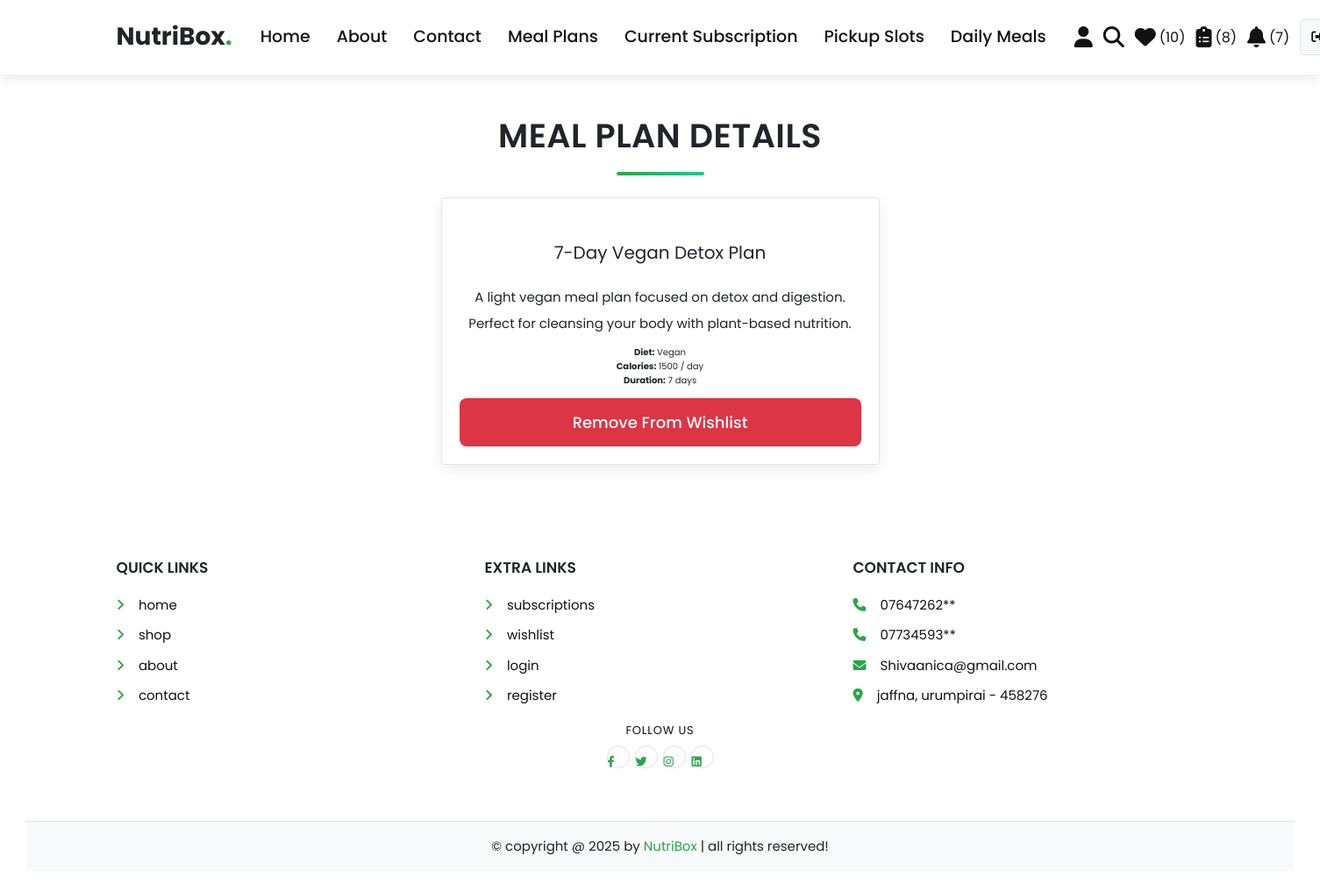
The app's page /user/view_page.php?pid=1 (signed in) with its own data.
### tables this page shows
CREATE TABLE IF NOT EXISTS meal_plans (
  id INT(100) NOT NULL AUTO_INCREMENT,
  name VARCHAR(100) NOT NULL,
  description VARCHAR(500) NOT NULL,
  price INT(100) NOT NULL,
  duration INT(10) NOT NULL COMMENT 'Duration in days',
  calories INT(10) NOT NULL,
  diet_type VARCHAR(50) NOT NULL,
  image VARCHAR(100) NOT NULL,
  PRIMARY KEY (id)
);

### user/view_page.php (the view, shortened to what this page needs)
<?php
@include "../config.php";
$user_id = $_SESSION["user_id"];
$meal_plan_id = $_GET["pid"] ?? ($_GET["id"] ?? "");
$meal_plan_id = filter_var($meal_plan_id, FILTER_SANITIZE_NUMBER_INT);
$is_in_wishlist = false;
if (!empty($meal_plan_id)) {
    $check_wishlist = $conn->prepare(
        "SELECT COUNT(*) AS total FROM `wishlist` WHERE user_id = ? AND meal_plan_id = ?",
    );
    $check_wishlist->execute([$user_id, $meal_plan_id]);
    $is_in_wishlist =
        (int) $check_wishlist->fetch(PDO::FETCH_ASSOC)["total"] > 0;
}
?>
<!DOCTYPE html>
<html lang="en">
<head>
   <link rel="stylesheet" href="https://cdnjs.cloudflare.com/ajax/libs/font-awesome/6.1.1/css/all.min.css">
   <link rel="stylesheet" href="css/user_style.css">
</head>
<body>
<?php include "user_header.php"; ?>
<section class="quick-view">
   <h1 class="title">meal plan details</h1>
   <?php
   $select_plan = $conn->prepare("SELECT * FROM `meal_plans` WHERE id = ?");
   $select_plan->execute([$meal_plan_id]);
   if ($select_plan->rowCount() > 0) {
       while ($fetch_plan = $select_plan->fetch(PDO::FETCH_ASSOC)) { ?>
   <form action="" class="box" method="POST">
      <div class="price">$<span><?= $fetch_plan["price"] ?></span></div>
      <div class="name"><?= $fetch_plan["name"] ?></div>
      <div class="details"><?= $fetch_plan["description"] ?></div>
      <p><strong>Diet:</strong> <?= $fetch_plan["diet_type"] ?></p>
      <p><strong>Calories:</strong> <?= $fetch_plan["calories"] ?> / day</p>
      <p><strong>Duration:</strong> <?= $fetch_plan["duration"] ?> days</p>
      <?php if ($is_in_wishlist) { ?>
         <input type="submit" value="remove from wishlist" class="delete-btn" name="remove_from_wishlist">
      <?php } else { ?>
         <input type="submit" value="save plan" class="option-btn" name="add_to_wishlist">
         <input type="submit" value="subscribe now" class="btn" name="subscribe">
      <?php } ?>
   </form>
   <?php }
   } else {
       echo '<p class="empty">meal plan not found!</p>';
   }
   ?>
</section>
<?php include "user_footer.php"; ?>
</body>
</html>

### user/css/user_style.css (style rules this page uses)
.quick-view .box { max-width: 50rem; padding: 2rem; text-align: center; border: var(--border); background-color: var(--white); box-shadow: var(--box-shadow); border-radius: 0.5rem; position: relative; margin: 0 auto; }
.quick-view .box .price { position: absolute; top: 1rem; left: 1rem; padding: 1rem; border-radius: 0.5rem; background-color: var(--red); font-size: 1.8rem; color: var(--white); }
.quick-view .box .price span { font-size: 2.5rem; color: var(--white); margin: 0 0.2rem; }
.quick-view .box .name { font-size: 2rem; color: var(--black); padding: 1rem 0; }
.quick-view .box .details { padding: 1rem 0; line-height: 2; font-size: 1.5rem; color: var(--light-color); }

### user/css/components.css (style rules this page uses)
:root { --primary-green: #28a745; --secondary-orange: #fd7e14; --accent-red: #dc3545; --dark-gray: #212529; --light-gray: #121212; --white: #ffffff; --off-white: #f8f9fa; --light-bg: #8aeeb5; --border: 0.15rem solid rgba(0, 0, 0, 0.1); --box-shadow: 0 0.5rem 1.5rem rgba(0, 0, 0, 0.08); --gradient: linear-gradient(135deg, var(--primary-green), #20c997); }
* { font-family: "Poppins", sans-serif; margin: 0; padding: 0; box-sizing: border-box; outline: none; border: none; text-decoration: none; color: var(--dark-gray); transition: all 0.3s ease; }
body { background-color: var(--light-bg); line-height: 1.6; background: url("../../images/BG.png") no-repeat center center fixed; background-size: cover; font-family: "Poppins", sans-serif; }
html { font-size: 62.5%; overflow-x: hidden; scroll-behavior: smooth; scroll-padding-top: 7rem; }
section { padding: 4rem 3rem; max-width: 1300px; margin: 0 auto; }
.btn, .delete-btn, .option-btn { display: inline-block; width: 100%; margin-top: 1.2rem; border-radius: 0.8rem; color: var(--white); font-size: 1.8rem; font-weight: 500; padding: 1.4rem 3.2rem; text-transform: capitalize; cursor: pointer; text-align: center; position: relative; overflow: hidden; z-index: 1; }
.delete-btn { background-color: var(--accent-red); }
.btn::before, .delete-btn::before, .option-btn::before { content: ""; position: absolute; top: 0; left: -100%; width: 100%; height: 100%; background: rgba(0, 0, 0, 0.1); transition: left 0.3s ease; z-index: -1; }
.title { text-align: center; margin-bottom: 2.5rem; text-transform: uppercase; color: var(--dark-gray); font-size: 3.8rem; font-weight: 600; letter-spacing: 0.05rem; position: relative; }
.title::after { content: ""; width: 100px; height: 4px; background: var(--gradient); display: block; margin: 1rem auto; border-radius: 2px; }

### records on screen
meal_plans: name "7-Day Vegan Detox Plan", description "A light vegan meal plan focused on detox and digestion. Perfect for cleansing your body with plant-based nutrition.", diet_type "Vegan", calories "1500", duration "7"

### other values on screen
$wishlist_total "10"
$subscription_total "8"
$unread_notifications "7"
